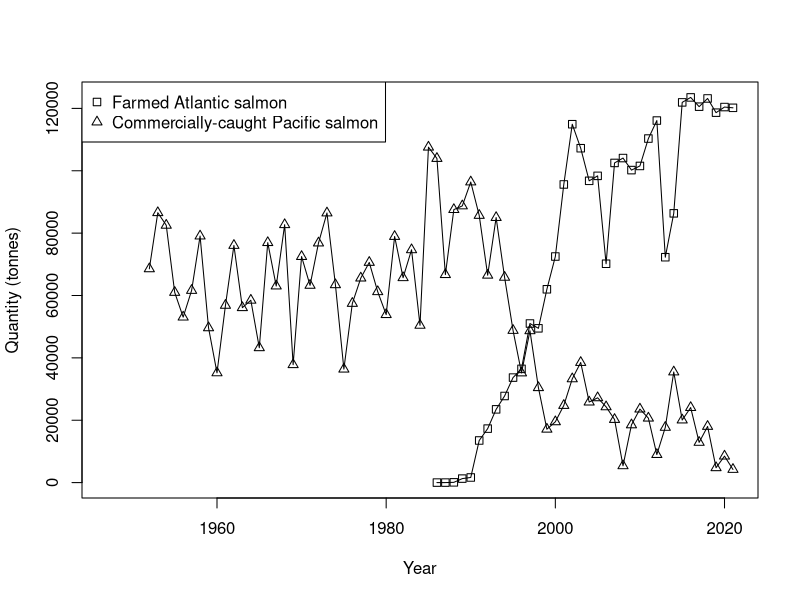

Recreate this plot in R.
# Figure 1: Aquaculture and commercial fisheries #

## Load packages ##

library(tidyverse)
library(readxl)

## Load the data ##

# The excel file contains data for:
## Commerically-caught salmon in BC over time from DFO 
## Farmed salmon production in BC (from DFO) and in Canada (from FAO) over time 


# global_farmed <- read.csv("Data/aquaculture_quantity.csv")
# global_pacificcommercial
# global_atlanticcommercial

BC_farmed <- read_excel("Data/1_BCSalmon.xlsx", sheet = 1) # farmed atlantic salmon
BC_commercial <- read_excel("Data/1_BCSalmon.xlsx", sheet = 2) # commercially-caught pacific salmon 

## Prepare the data ## 

# Need to get numbers for farmed atlantic salmon in BC

BC_farmed <- BC_farmed %>%
  filter(year >= 1991) %>%
  transmute(year,
            farmed_atlantic = BC_TotalFarmedSalmon - (Canada_FarmedSalmon - Canada_FarmedAtlantic)) %>%
  select(year, farmed_atlantic) %>%
  rbind(BC_farmed %>%
          filter(year %in% 1986:1990) %>%
          transmute(year,
                    farmed_atlantic = BC_FarmedAtlantic)) %>% 
  arrange(year)

## Plot the data ##

### A plot ###

### B plot ###

# line for commercially caught pacific salmon
plot(x = BC_commercial$year, y = BC_commercial$salmon, 
     ylab = "Quantity (tonnes)", xlab = "Year",
     type = "l",
     ylim = c(0, max(BC_farmed$farmed_atlantic)))
points(x = BC_commercial$year, y = BC_commercial$salmon, 
       pch = 2)

# line for farmed atlantic salmon
lines(x = BC_farmed$year, y = BC_farmed$farmed_atlantic)
points(x = BC_farmed$year, y = BC_farmed$farmed_atlantic, 
       pch = 0, col = "black")

# legend
legend("topleft", 
       #title = "BC quantities",
       legend = c("Farmed Atlantic salmon", 
                  "Commercially-caught Pacific salmon"),
       pch = c(0, 2))

### Paste A + B plots together ###


## END ##